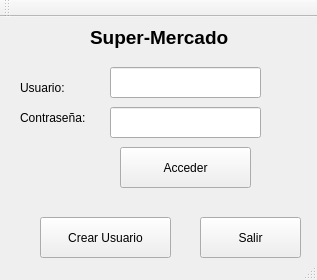
<?xml version="1.0" encoding="UTF-8"?>
<ui version="4.0">
 <class>MainWindow</class>
 <widget class="QMainWindow" name="MainWindow">
  <property name="geometry">
   <rect>
    <x>0</x>
    <y>0</y>
    <width>317</width>
    <height>280</height>
   </rect>
  </property>
  <property name="windowTitle">
   <string>Super-Mercado</string>
  </property>
  <widget class="QWidget" name="centralWidget">
   <widget class="QLabel" name="label">
    <property name="geometry">
     <rect>
      <x>90</x>
      <y>0</y>
      <width>151</width>
      <height>41</height>
     </rect>
    </property>
    <property name="font">
     <font>
      <pointsize>14</pointsize>
      <weight>75</weight>
      <bold>true</bold>
     </font>
    </property>
    <property name="text">
     <string>Super-Mercado</string>
    </property>
   </widget>
   <widget class="QLabel" name="label_2">
    <property name="geometry">
     <rect>
      <x>20</x>
      <y>60</y>
      <width>91</width>
      <height>21</height>
     </rect>
    </property>
    <property name="text">
     <string>Usuario:</string>
    </property>
   </widget>
   <widget class="QLabel" name="label_3">
    <property name="geometry">
     <rect>
      <x>20</x>
      <y>90</y>
      <width>91</width>
      <height>21</height>
     </rect>
    </property>
    <property name="text">
     <string>Contraseña: </string>
    </property>
   </widget>
   <widget class="QLineEdit" name="lineEdit">
    <property name="geometry">
     <rect>
      <x>110</x>
      <y>50</y>
      <width>151</width>
      <height>31</height>
     </rect>
    </property>
   </widget>
   <widget class="QLineEdit" name="lineEdit_2">
    <property name="geometry">
     <rect>
      <x>110</x>
      <y>90</y>
      <width>151</width>
      <height>31</height>
     </rect>
    </property>
    <property name="font">
     <font>
      <pointsize>10</pointsize>
     </font>
    </property>
    <property name="echoMode">
     <enum>QLineEdit::Password</enum>
    </property>
   </widget>
   <widget class="QPushButton" name="pushButton">
    <property name="geometry">
     <rect>
      <x>40</x>
      <y>200</y>
      <width>131</width>
      <height>41</height>
     </rect>
    </property>
    <property name="text">
     <string>Crear Usuario</string>
    </property>
   </widget>
   <widget class="QPushButton" name="pushButton_2">
    <property name="geometry">
     <rect>
      <x>120</x>
      <y>130</y>
      <width>131</width>
      <height>41</height>
     </rect>
    </property>
    <property name="text">
     <string>Acceder</string>
    </property>
   </widget>
   <widget class="QPushButton" name="pushButton_3">
    <property name="geometry">
     <rect>
      <x>200</x>
      <y>200</y>
      <width>101</width>
      <height>41</height>
     </rect>
    </property>
    <property name="text">
     <string>Salir</string>
    </property>
   </widget>
  </widget>
  <widget class="QToolBar" name="mainToolBar">
   <attribute name="toolBarArea">
    <enum>TopToolBarArea</enum>
   </attribute>
   <attribute name="toolBarBreak">
    <bool>false</bool>
   </attribute>
  </widget>
  <widget class="QStatusBar" name="statusBar"/>
 </widget>
 <layoutdefault spacing="6" margin="11"/>
 <tabstops>
  <tabstop>lineEdit</tabstop>
  <tabstop>lineEdit_2</tabstop>
  <tabstop>pushButton_2</tabstop>
  <tabstop>pushButton</tabstop>
  <tabstop>pushButton_3</tabstop>
 </tabstops>
 <resources/>
 <connections>
  <connection>
   <sender>pushButton_3</sender>
   <signal>clicked()</signal>
   <receiver>MainWindow</receiver>
   <slot>close()</slot>
   <hints>
    <hint type="sourcelabel">
     <x>322</x>
     <y>262</y>
    </hint>
    <hint type="destinationlabel">
     <x>245</x>
     <y>245</y>
    </hint>
   </hints>
  </connection>
 </connections>
</ui>
